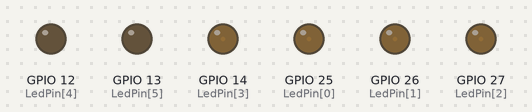
Bench run of a sketch on a simulated ESP32. On the bench: output pins drawn as LEDs (lit = HIGH).

Above: at 0.05 s.
At 1.85 s:
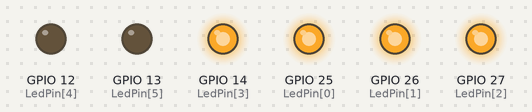
Timing chart, 0 to 4.6 s (numbered marks = the images above):
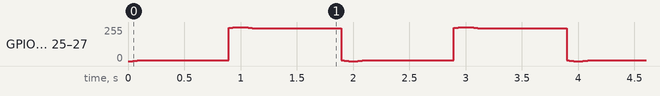

The sketch:

LED_PWN_Test.ino
```cpp
// the number of the LED pin
//const int ledPin = 25;  // 16 corresponds to GPIO16
const int ledPin = 25;
const int ledPin1 = 26;
const int ledPin2 = 27;
const int ledPin3 = 14;
const int ledPin4 = 12;
const int ledPin5 = 13;
int LedPin[6]={25,26,27,14,12,13};
int VRpin = 39;
// setting PWM properties
const int freq = 1000;
const int ledChannel = 0;
const int resolution = 8;

void setup(){
  //宣告ledChannel特性
  ledcSetup(ledChannel, freq, resolution);

  //將上述ledChannel附加到ledPin腳位上

  /*ledcAttachPin(ledPin, ledChannel);
  ledcAttachPin(ledPin1, ledChannel);
  ledcAttachPin(ledPin2, ledChannel);
  ledcAttachPin(ledPin3, ledChannel);
  ledcAttachPin(ledPin4, ledChannel);
  ledcAttachPin(ledPin5, ledChannel);
  pinMode(VRpin, INPUT);*/
}
/*
void loop(){
  Serial.println(map(analogRead(VRpin), 0, 4095, 0, 30));
  // 逐漸增加亮度
  for(int dutyCycle = 0; dutyCycle <= 255; dutyCycle++){
    // changing the LED brightness with PWM
    ledcWrite(ledChannel, dutyCycle);
    Serial.println(map(analogRead(VRpin), 0, 4095, 0, 30));
    delay(5);
  }

  // 逐漸減低亮度
  for(int dutyCycle = 255; dutyCycle >= 0; dutyCycle--){
    // changing the LED brightness with PWM
    ledcWrite(ledChannel, dutyCycle);
    Serial.println(map(analogRead(VRpin), 0, 4095, 0, 30));
    delay(5);
  }
}
*/
void loop(){
  for(int i = 0 ; i < 6 ; i++){ledcAttachPin(LedPin[i], ledChannel);}
  ledcWrite(ledChannel,128-128*cos(2*PI*(millis()%2001)/2000));
}
```
